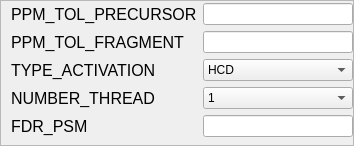
               <widget class="QFrame" name="frame_group_3">
                <property name="sizePolicy">
                 <sizepolicy hsizetype="Preferred" vsizetype="Maximum">
                  <horstretch>0</horstretch>
                  <verstretch>0</verstretch>
                 </sizepolicy>
                </property>
                <property name="layoutDirection">
                 <enum>Qt::LeftToRight</enum>
                </property>
                <property name="frameShape">
                 <enum>QFrame::StyledPanel</enum>
                </property>
                <property name="frameShadow">
                 <enum>QFrame::Raised</enum>
                </property>
                <layout class="QHBoxLayout" name="horizontalLayout_8">
                 <property name="leftMargin">
                  <number>10</number>
                 </property>
                 <property name="topMargin">
                  <number>2</number>
                 </property>
                 <property name="rightMargin">
                  <number>0</number>
                 </property>
                 <property name="bottomMargin">
                  <number>8</number>
                 </property>
                 <item>
                  <layout class="QGridLayout" name="gridLayout_6">
                   <item row="1" column="1">
                    <widget class="QLineEdit" name="ledt_cfg2_PTF">
                     <property name="readOnly">
                      <bool>false</bool>
                     </property>
                    </widget>
                   </item>
                   <item row="4" column="0">
                    <widget class="QLabel" name="lbl_cfg2_FP">
                     <property name="minimumSize">
                      <size>
                       <width>180</width>
                       <height>0</height>
                      </size>
                     </property>
                     <property name="font">
                      <font>
                       <pointsize>12</pointsize>
                      </font>
                     </property>
                     <property name="text">
                      <string>FDR_PSM</string>
                     </property>
                    </widget>
                   </item>
                   <item row="2" column="0">
                    <widget class="QLabel" name="lbl_cfg2_TA">
                     <property name="minimumSize">
                      <size>
                       <width>180</width>
                       <height>0</height>
                      </size>
                     </property>
                     <property name="font">
                      <font>
                       <pointsize>12</pointsize>
                      </font>
                     </property>
                     <property name="text">
                      <string>TYPE_ACTIVATION</string>
                     </property>
                    </widget>
                   </item>
                   <item row="3" column="0">
                    <widget class="QLabel" name="lbl_cfg2_NT">
                     <property name="minimumSize">
                      <size>
                       <width>180</width>
                       <height>0</height>
                      </size>
                     </property>
                     <property name="font">
                      <font>
                       <pointsize>12</pointsize>
                      </font>
                     </property>
                     <property name="text">
                      <string>NUMBER_THREAD</string>
                     </property>
                    </widget>
                   </item>
                   <item row="0" column="0">
                    <widget class="QLabel" name="lbl_cfg2_PTP">
                     <property name="minimumSize">
                      <size>
                       <width>180</width>
                       <height>0</height>
                      </size>
                     </property>
                     <property name="font">
                      <font>
                       <pointsize>12</pointsize>
                      </font>
                     </property>
                     <property name="text">
                      <string>PPM_TOL_PRECURSOR</string>
                     </property>
                    </widget>
                   </item>
                   <item row="0" column="1">
                    <widget class="QLineEdit" name="ledt_cfg2_PTP">
                     <property name="readOnly">
                      <bool>false</bool>
                     </property>
                    </widget>
                   </item>
                   <item row="4" column="1">
                    <widget class="QLineEdit" name="ledt_cfg2_FP">
                     <property name="readOnly">
                      <bool>false</bool>
                     </property>
                    </widget>
                   </item>
                   <item row="1" column="0">
                    <widget class="QLabel" name="lbl_cfg2_PTF">
                     <property name="minimumSize">
                      <size>
                       <width>180</width>
                       <height>0</height>
                      </size>
                     </property>
                     <property name="font">
                      <font>
                       <pointsize>12</pointsize>
                      </font>
                     </property>
                     <property name="text">
                      <string>PPM_TOL_FRAGMENT</string>
                     </property>
                    </widget>
                   </item>
                   <item row="2" column="1">
                    <widget class="QComboBox" name="cbox_cfg2_TA">
                     <property name="sizePolicy">
                      <sizepolicy hsizetype="Maximum" vsizetype="Fixed">
                       <horstretch>0</horstretch>
                       <verstretch>0</verstretch>
                      </sizepolicy>
                     </property>
                     <property name="minimumSize">
                      <size>
                       <width>150</width>
                       <height>0</height>
                      </size>
                     </property>
                     <item>
                      <property name="text">
                       <string>HCD</string>
                      </property>
                     </item>
                    </widget>
                   </item>
                   <item row="3" column="1">
                    <widget class="QComboBox" name="cbox_cfg2_NT">
                     <property name="sizePolicy">
                      <sizepolicy hsizetype="Maximum" vsizetype="Fixed">
                       <horstretch>0</horstretch>
                       <verstretch>0</verstretch>
                      </sizepolicy>
                     </property>
                     <property name="minimumSize">
                      <size>
                       <width>150</width>
                       <height>0</height>
                      </size>
                     </property>
                     <item>
                      <property name="text">
                       <string>1</string>
                      </property>
                     </item>
                     <item>
                      <property name="text">
                       <string>2</string>
                      </property>
                     </item>
                     <item>
                      <property name="text">
                       <string>4</string>
                      </property>
                     </item>
                     <item>
                      <property name="text">
                       <string>8</string>
                      </property>
                     </item>
                     <item>
                      <property name="text">
                       <string>16</string>
                      </property>
                     </item>
                    </widget>
                   </item>
                  </layout>
                 </item>
                </layout>
               </widget>
